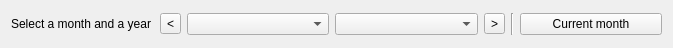
<?xml version="1.0" encoding="UTF-8"?>
<ui version="4.0">
 <class>wdgYearMonth</class>
 <widget class="QWidget" name="wdgYearMonth">
  <property name="geometry">
   <rect>
    <x>0</x>
    <y>0</y>
    <width>673</width>
    <height>48</height>
   </rect>
  </property>
  <layout class="QVBoxLayout" name="verticalLayout">
   <item>
    <layout class="QHBoxLayout" name="horizontalLayout">
     <item>
      <widget class="QLabel" name="label">
       <property name="text">
        <string>Select a month and a year</string>
       </property>
      </widget>
     </item>
     <item>
      <widget class="QToolButton" name="cmdPrevious">
       <property name="toolTip">
        <string>Previous month</string>
       </property>
       <property name="text">
        <string>&lt;</string>
       </property>
      </widget>
     </item>
     <item>
      <widget class="QComboBox" name="cmbMonth">
       <property name="toolTip">
        <string>Select a month</string>
       </property>
       <property name="currentIndex">
        <number>-1</number>
       </property>
       <item>
        <property name="text">
         <string>January</string>
        </property>
       </item>
       <item>
        <property name="text">
         <string>February</string>
        </property>
       </item>
       <item>
        <property name="text">
         <string>March</string>
        </property>
       </item>
       <item>
        <property name="text">
         <string>April</string>
        </property>
       </item>
       <item>
        <property name="text">
         <string>May</string>
        </property>
       </item>
       <item>
        <property name="text">
         <string>June</string>
        </property>
       </item>
       <item>
        <property name="text">
         <string>July</string>
        </property>
       </item>
       <item>
        <property name="text">
         <string>August</string>
        </property>
       </item>
       <item>
        <property name="text">
         <string>September</string>
        </property>
       </item>
       <item>
        <property name="text">
         <string>October</string>
        </property>
       </item>
       <item>
        <property name="text">
         <string>November</string>
        </property>
       </item>
       <item>
        <property name="text">
         <string>December</string>
        </property>
       </item>
      </widget>
     </item>
     <item>
      <widget class="QComboBox" name="cmbYear">
       <property name="toolTip">
        <string>Select a year</string>
       </property>
      </widget>
     </item>
     <item>
      <widget class="QToolButton" name="cmdNext">
       <property name="toolTip">
        <string>Next month</string>
       </property>
       <property name="text">
        <string>&gt;</string>
       </property>
      </widget>
     </item>
     <item>
      <widget class="Line" name="line">
       <property name="orientation">
        <enum>Qt::Vertical</enum>
       </property>
      </widget>
     </item>
     <item>
      <widget class="QPushButton" name="cmdCurrent">
       <property name="toolTip">
        <string>Current month</string>
       </property>
       <property name="text">
        <string>Current month</string>
       </property>
      </widget>
     </item>
    </layout>
   </item>
  </layout>
 </widget>
 <resources/>
 <connections/>
</ui>
